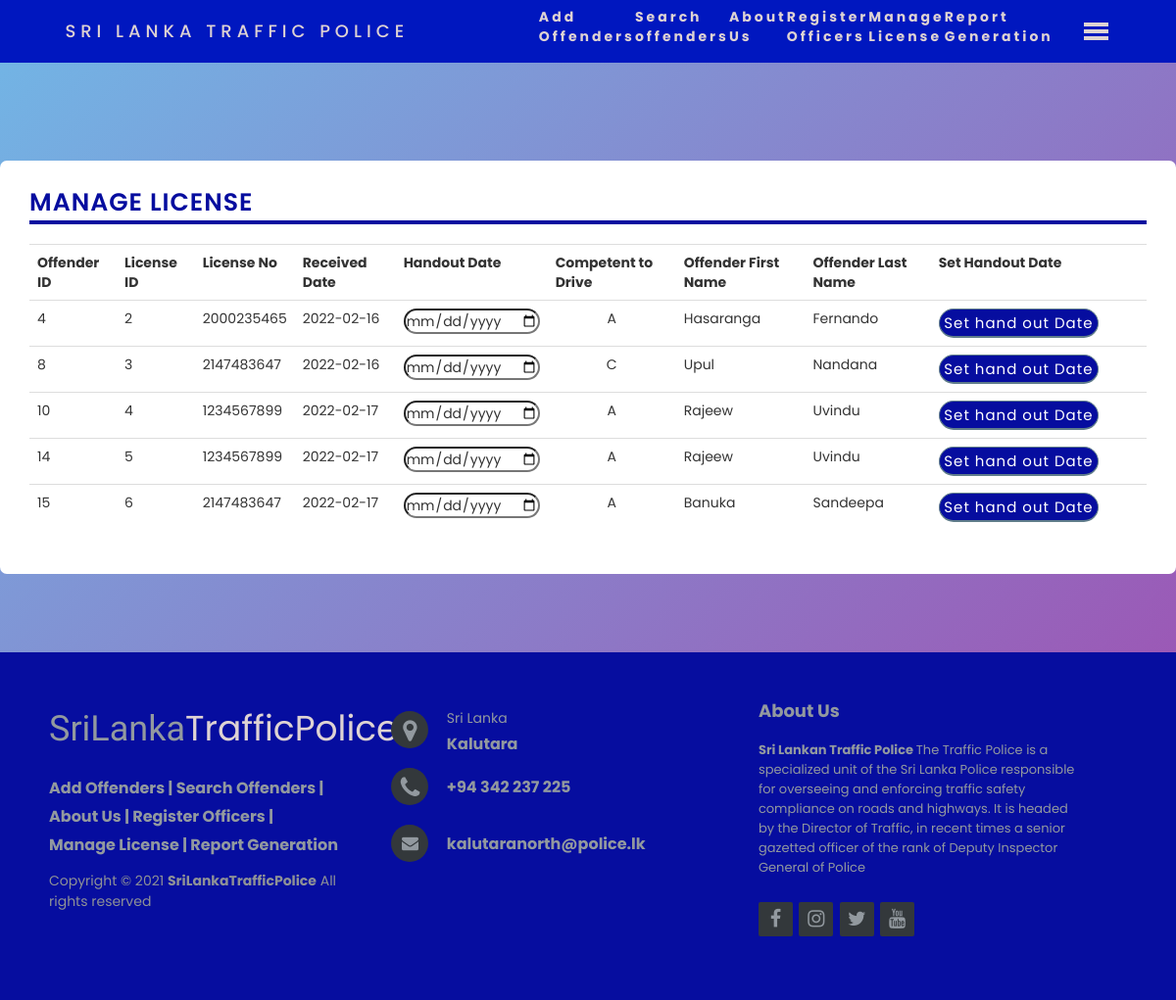
Page /Ceylon_E-Traffic_Fine_Payment_System/manageLicense.php on the committed database.
### tables this page shows
CREATE TABLE `license` (
  `License_Id` int(11) NOT NULL,
  `License_No` int(11) NOT NULL,
  `Received_Date` date NOT NULL,
  `Handout_Date` date NOT NULL,
  `Competent_to_Drive` varchar(50) NOT NULL,
  `Offender_ID` int(11) NOT NULL
);

CREATE TABLE `offenders` (
  `Offender_ID` int(11) NOT NULL,
  `Offender_NIC` varchar(250) NOT NULL,
  `First_Name` varchar(250) NOT NULL,
  `Last_Name` varchar(250) NOT NULL,
  `Street_Number` int(11) NOT NULL,
  `Street_Name` varchar(200) NOT NULL,
  `City` varchar(200) NOT NULL,
  `Email` varchar(200) NOT NULL,
  `Telephone` int(11) NOT NULL,
  `Vehicle_Number` varchar(150) NOT NULL,
  `Date_of_Offense` date NOT NULL,
  `Due_Court_Date` date NOT NULL,
  `Offender_Time` time NOT NULL,
  `Place` varchar(250) NOT NULL,
  `Gender` varchar(100) NOT NULL,
  `Fine_Id` int(11) NOT NULL,
  `Officer_ID` int(11) NOT NULL
);

### Ceylon_E-Traffic_Fine_Payment_System/manageLicense.php (the view, shortened to what this page needs)
<!DOCTYPE html>
<html>
<head>
	<link rel="stylesheet" type="text/css" href="Style.css">
	<link rel="stylesheet" href="https://stackpath.bootstrapcdn.com/font-awesome/4.7.0/css/font-awesome.min.css">
<link rel="stylesheet" href="http://maxcdn.bootstrapcdn.com/font-awesome/4.2.0/css/font-awesome.min.css">
			<link href="https://maxcdn.bootstrapcdn.com/bootstrap/3.3.6/css/bootstrap.min.css" rel="stylesheet" />
<link rel="stylesheet" href="https://cdnjs.cloudflare.com/ajax/libs/magnific-popup.js/1.1.0/magnific-popup.min.css">
</head>
<body style="background: linear-gradient(135deg, #71b7e6, #9b59b6)">
	<nav style="display: flex; justify-content: space-around; align-items: center; min-height: 8vh; background-color: #0017BF;">
		<div style="color: #DED3D3; font-family: 'Poppins',sans-serif; text-transform: uppercase; letter-spacing: 5px; font-size: 30px;">
			<h4>SRI LANKA TRAFFIC POLICE</h4>
		</div>
		<ul class="nav-links" style="display: flex; justify-content: space-around; width: 35%;">
			<li style="list-style: none;"><a style="color:#DED3D3; text-decoration: none; letter-spacing: 3px; font-weight: bold; font-size: 14px;" href="offenderRegistration.php">Add Offenders</a></li>
			<li style="list-style: none;"><a style="color:#DED3D3; text-decoration: none; letter-spacing: 3px; font-weight: bold; font-size: 14px;" href="officersSearchOffenders.php">Search offenders</a></li>
			<li style="list-style: none;"><a style="color:#DED3D3; text-decoration: none; letter-spacing: 3px; font-weight: bold; font-size: 14px;" href="aboutUsOIC.php">About Us</a></li>
			<li style="list-style: none;"><a style="color:#DED3D3; text-decoration: none; letter-spacing: 3px; font-weight: bold; font-size: 14px;" href="officersRegistration.php">Register Officers</a></li>
			<li style="list-style: none;"><a style="color:#DED3D3; text-decoration: none; letter-spacing: 3px; font-weight: bold; font-size: 14px;" href="manageLicense.php">Manage License</a></li>
			<li style="list-style: none;"><a style="color:#DED3D3; text-decoration: none; letter-spacing: 3px; font-weight: bold; font-size: 14px;" href="searchReport.php">Report Generation</a></li>
		</ul>
		<div class="lines" style="cursor: pointer;">
			<div class="line1" style="width: 25px; height: 4px; background-color:#DED3D3; margin:3px; transition: all 0.3s ease;"></div>
			<div class="line2" style="width: 25px; height: 4px; background-color:#DED3D3; margin:3px; transition: all 0.3s ease;"></div>
			<div class="line3" style="width: 25px; height: 4px; background-color:#DED3D3; margin:3px; transition: all 0.3s ease;"></div>
		</div>
	</nav>
	<br>
	<br>
	<br>
	<br>
	<br>
	<?php
include_once 'connection.php';
$query = "
SELECT license.License_Id, license.License_No, license.Received_Date, license.Handout_Date, license.Competent_to_drive, offenders.Offender_ID, offenders.First_Name, offenders.Last_Name
		FROM license
		LEFT JOIN offenders ON license.Offender_ID=offenders.Offender_ID
";
$result = mysqli_query($connection, $query);
if (mysqli_num_rows($result)>0) {
	?>
	<div style="display: flex;">
	<div class="container">
	<div class="title">Manage License</div>
	<div class="table-responsive">
	<table id="tbl" class="table table bordered">
		<tr>
			<th>Offender ID</th>
			<th>License ID</th>
			<th>License No</th>
			<th>Received Date</th>
			<th>Handout Date</th>
			<th>Competent to Drive</th>
			<th>Offender First Name</th>
			<th>Offender Last Name</th>
			<th>Set Handout Date</th>
		</tr>
	<?php
	while ($row = mysqli_fetch_assoc($result)) {
		?>
		<tr><form action="manageLicense.php" method="POST">
			<td><?php echo $row['Offender_ID'];?></td>
			<td><input type="text" id="licenseId" name="licenseId" value="<?php echo $row['License_Id'];?>"></td>
			<td><?php echo $row['License_No'];  ?></td>
			<td><?php echo $row['Received_Date'];  ?></td>
			<td><input type="date" name="handoutDate" style="border-radius: 30px;"></td>
			<td style="text-align: center;"><?php echo $row['Competent_to_drive'];  ?></td>
			<td><?php echo $row['First_Name'];  ?></td>
			<td><?php echo $row['Last_Name'];  ?></td>
			<td><input type="submit" id="btnUpdate" name="btnHandoutDate" value="Set hand out Date"></td>
			</form>
		</tr>
	<?php
	}
	?>
		</table>
		</div>
		</div>
	</div>
	<?php
}
?>
<br>
	<br>
	<br>
	<br>
 <footer class="footer-distributed">
<div class="footer-left">
<h3>SriLanka<span>TrafficPolice</span></h3>
<p class="footer-links">
<a href="offenderRegistration.php">Add Offenders</a>
|
<a href="officersSearchOffenders.php">Search Offenders</a>
|
<a href="aboutUsOIC.php">About Us</a>
|
<a href="officersRegistration.php">Register Officers</a>
|
<a href="manageLicense.php">Manage License</a>
|
<a href="searchReport.php">Report Generation</a>
</p>
<p class="footer-company-name">Copyright © 2021 <strong>SriLankaTrafficPolice</strong> All rights reserved</p>
</div>
<div class="footer-center">
<div>
<i class="fa fa-map-marker" style="color: #92999f;"></i>
<p><span>Sri Lanka</span>
Kalutara</p>
</div>
<div>
<i class="fa fa-phone" style="color: #92999f;"></i>
<p>+94 342 237 225</p>
</div>
<div>
<i class="fa fa-envelope" style="color: #92999f;"></i>
<p><a href="mailto:kalutaranorth@gmail.com">kalutaranorth@police.lk</a></p>
</div>
</div>
<div class="footer-right">
<p class="footer-company-about">
<span>About Us</span>
<strong>Sri Lankan Traffic Police </strong>The Traffic Police is a specialized unit of the Sri Lanka Police responsible for overseeing and enforcing traffic safety compliance on roads and highways. It is headed by the Director of Traffic, in recent times a senior gazetted officer of the rank of Deputy Inspector General of Police
</p>
<div class="footer-icons">
<a href="https://m.facebook.com/profile.php?id=100064876533371&ref=py_c&_rdr&_se_imp=0BkmqItYxLVcHPTSZ"><i class="fa fa-facebook"></i></a>
<a href="#"><i class="fa fa-instagram"></i></a>
<a href="#"><i class="fa fa-twitter"></i></a>
<a href="#"><i class="fa fa-youtube"></i></a>
</div>
</div>
</footer>
</body>
</html>

### Ceylon_E-Traffic_Fine_Payment_System/Style.css (style rules this page uses)
* { margin: 0; padding: 0; box-sizing: border-box; font-family: 'Poppins',sans-serif; }
.container { max-width: 700px; width: 100%; background: #fff; padding: 25px 30px; border-radius: 7px; }
.container .title { color: #060D9F; font-weight: 600; font-size: 1.8em; text-transform: uppercase; margin-bottom: 20px; border-bottom: 4px solid #060D9F; display: inline-block; letter-spacing: 1px; width: 100%; }

### Ceylon_E-Traffic_Fine_Payment_System/manageLicense.php (style rules this page uses)
.container { max-width: 1400px; width: 100%; background: #fff; padding: 25px 30px; border-radius: 7px; }
.container .title { color: #060D9F; font-weight: 600; font-size: 1.8em; text-transform: uppercase; margin-bottom: 20px; border-bottom: 4px solid #060D9F; display: inline-block; letter-spacing: 1px; width: 100%; }
footer { position: fixed; bottom: 0; }
.footer-distributed { background-color: #060D9F; box-sizing: border-box; width: 100%; text-align: left; font: bold 16px sans-serif; padding: 50px 50px 60px 50px; margin-top: 0px; }
.footer-distributed .footer-left, .footer-distributed .footer-center, .footer-distributed .footer-right { display: inline-block; vertical-align: top; }
.footer-distributed .footer-left { width: 30%; }
.footer-distributed h3 { color: #92999f; font: normal 36px 'Cookie', cursive; margin: 0; }
.footer-distributed h3 span { color: #DED3D3; }
.footer-distributed .footer-links { color: #92999f; margin: 20px 0 12px; }
.footer-distributed .footer-links a { display: inline-block; line-height: 1.8; text-decoration: none; color: inherit; }
.footer-distributed .footer-company-name { color: #8f9296; font-size: 14px; font-weight: normal; margin: 0; }
.footer-distributed .footer-center { width: 35%; }
.footer-distributed .footer-center i { background-color: #33383b; color: #DED3D3; font-size: 25px; width: 38px; height: 38px; border-radius: 50%; text-align: center; line-height: 42px; margin: 10px 15px; vertical-align: middle; }
.footer-distributed .footer-center i.fa-envelope { font-size: 17px; line-height: 38px; }
.footer-distributed .footer-center p { display: inline-block; color: #92999f; vertical-align: middle; margin: 0; }
.footer-distributed .footer-center p span { display: block; font-weight: normal; font-size: 14px; line-height: 2; }
.footer-distributed .footer-center p a { color: #92999f; text-decoration: none; ; }
.footer-distributed .footer-right { width: 30%; }
.footer-distributed .footer-company-about { line-height: 20px; color: #92999f; font-size: 13px; font-weight: normal; margin: 0; }
.footer-distributed .footer-company-about span { display: block; color: #92999f; font-size: 18px; font-weight: bold; margin-bottom: 20px; }
.footer-distributed .footer-icons { margin-top: 25px; }
.footer-distributed .footer-icons a { display: inline-block; width: 35px; height: 35px; cursor: pointer; background-color: #33383b; border-radius: 2px; font-size: 20px; color: #92999f; text-align: center; line-height: 35px; margin-right: 3px; margin-bottom: 5px; }
#btnUpdate { width: 80%; height: 30px; outline: none; font-weight: 400; border: 1px solid #607d8b; font-size: 15px; letter-spacing: 1px; color: white; background: #060D9F; border-radius: 30px; border-bottom-width: 2px; margin-right: 50px; cursor: pointer; }
#licenseId { border: none; width: 20px; }

### rows in the picture
license: Offender_ID.Offender_ID "4", licenseId "2", License_No "2000235465", Received_Date "2022-02-16", Competent_to_Drive "A", Offender_ID.First_Name "Hasaranga", Offender_ID.Last_Name "Fernando"
license: Offender_ID.Offender_ID "8", licenseId "3", License_No "2147483647", Received_Date "2022-02-16", Competent_to_Drive "C", Offender_ID.First_Name "Upul", Offender_ID.Last_Name "Nandana"
license: Offender_ID.Offender_ID "10", licenseId "4", License_No "1234567899", Received_Date "2022-02-17", Competent_to_Drive "A", Offender_ID.First_Name "Rajeew", Offender_ID.Last_Name "Uvindu"
license: Offender_ID.Offender_ID "14", licenseId "5", License_No "1234567899", Received_Date "2022-02-17", Competent_to_Drive "A", Offender_ID.First_Name "Rajeew", Offender_ID.Last_Name "Uvindu"
license: Offender_ID.Offender_ID "15", licenseId "6", License_No "2147483647", Received_Date "2022-02-17", Competent_to_Drive "A", Offender_ID.First_Name "Banuka", Offender_ID.Last_Name "Sandeepa"
